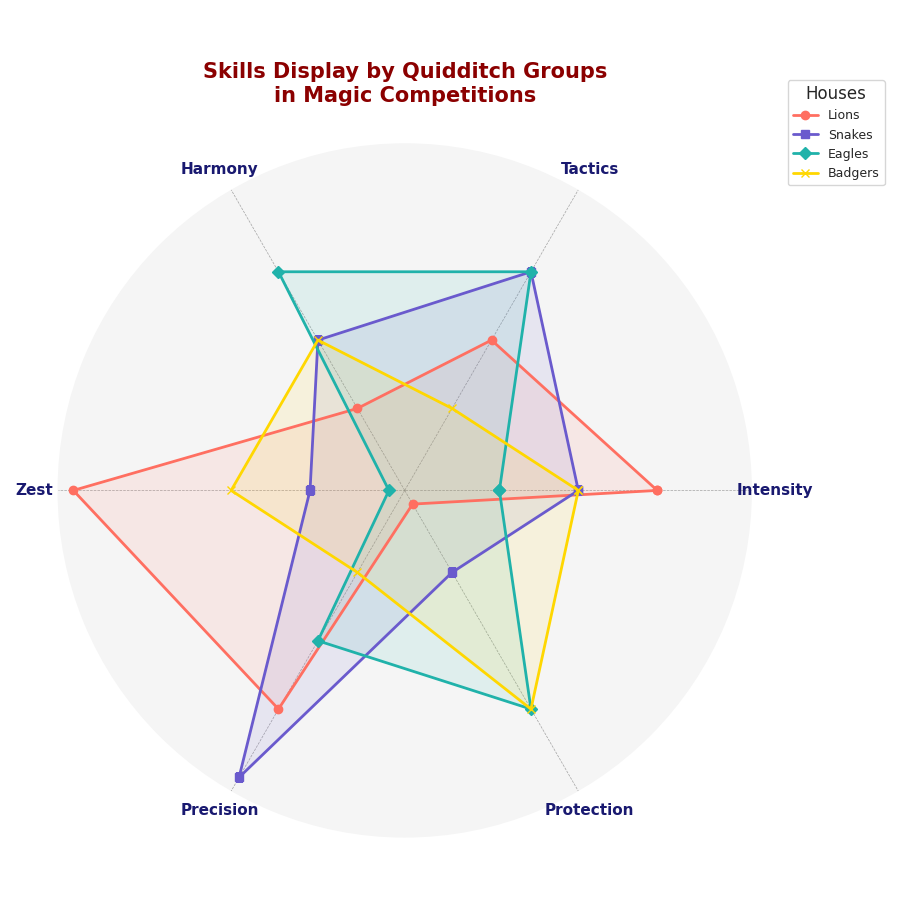

The Python source for this figure:
import matplotlib.pyplot as plt
import numpy as np

attributes = ['Intensity', 'Tactics', 'Harmony', 'Zest', 'Precision', 'Protection']
n_attributes = len(attributes)

gryffindor = [9, 8, 7, 10, 9, 6]
slytherin = [8, 9, 8, 7, 10, 7]
ravenclaw = [7, 9, 9, 6, 8, 9]
hufflepuff = [8, 7, 8, 8, 7, 9]

for team in [gryffindor, slytherin, ravenclaw, hufflepuff]:
    team += team[:1]

angles = np.linspace(0, 2 * np.pi, n_attributes, endpoint=False).tolist()
angles += angles[:1]

fig, ax = plt.subplots(figsize=(9, 9), subplot_kw=dict(polar=True))
ax.set_facecolor('whitesmoke')
ax.spines['polar'].set_visible(False)

plt.xticks(angles[:-1], attributes, fontsize=11, fontweight='bold', color='midnightblue')

colors = ['#ff6f61', '#6a5acd', '#20b2aa', '#ffd700']
markers = ['o', 's', 'D', 'x']
team_names = ['Lions', 'Snakes', 'Eagles', 'Badgers']
team_data = [gryffindor, slytherin, ravenclaw, hufflepuff]

for idx, team in enumerate(team_data):
    ax.plot(angles, team, color=colors[idx], linewidth=2, linestyle='solid', label=team_names[idx], marker=markers[idx], markersize=6)
    ax.fill(angles, team, color=colors[idx], alpha=0.1)

ax.grid(color='gray', linestyle='--', linewidth=0.5, alpha=0.7)
ax.set_yticks([])

plt.legend(loc='upper right', bbox_to_anchor=(1.2, 1.1), title='Houses', fontsize=9)

plt.title('Skills Display by Quidditch Groups\nin Magic Competitions', 
          size=15, fontweight='bold', pad=30, color='darkred')

plt.tight_layout()
plt.show()
